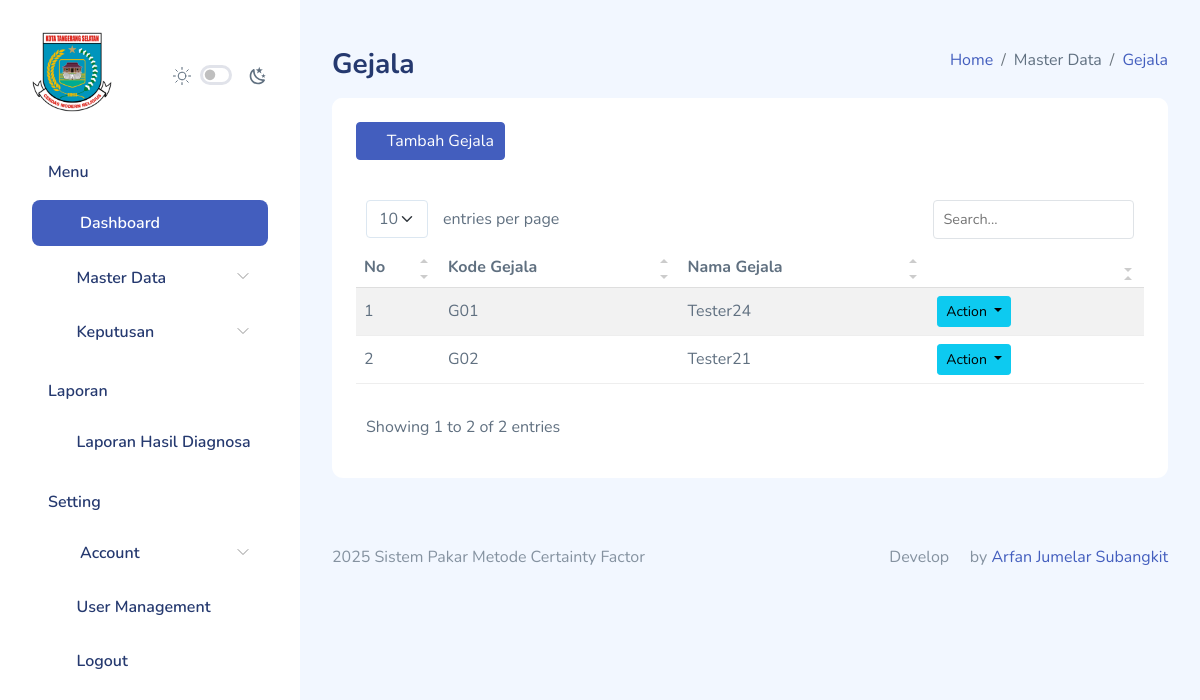
Before: /gejala/index.php (signed in) with the older database file.
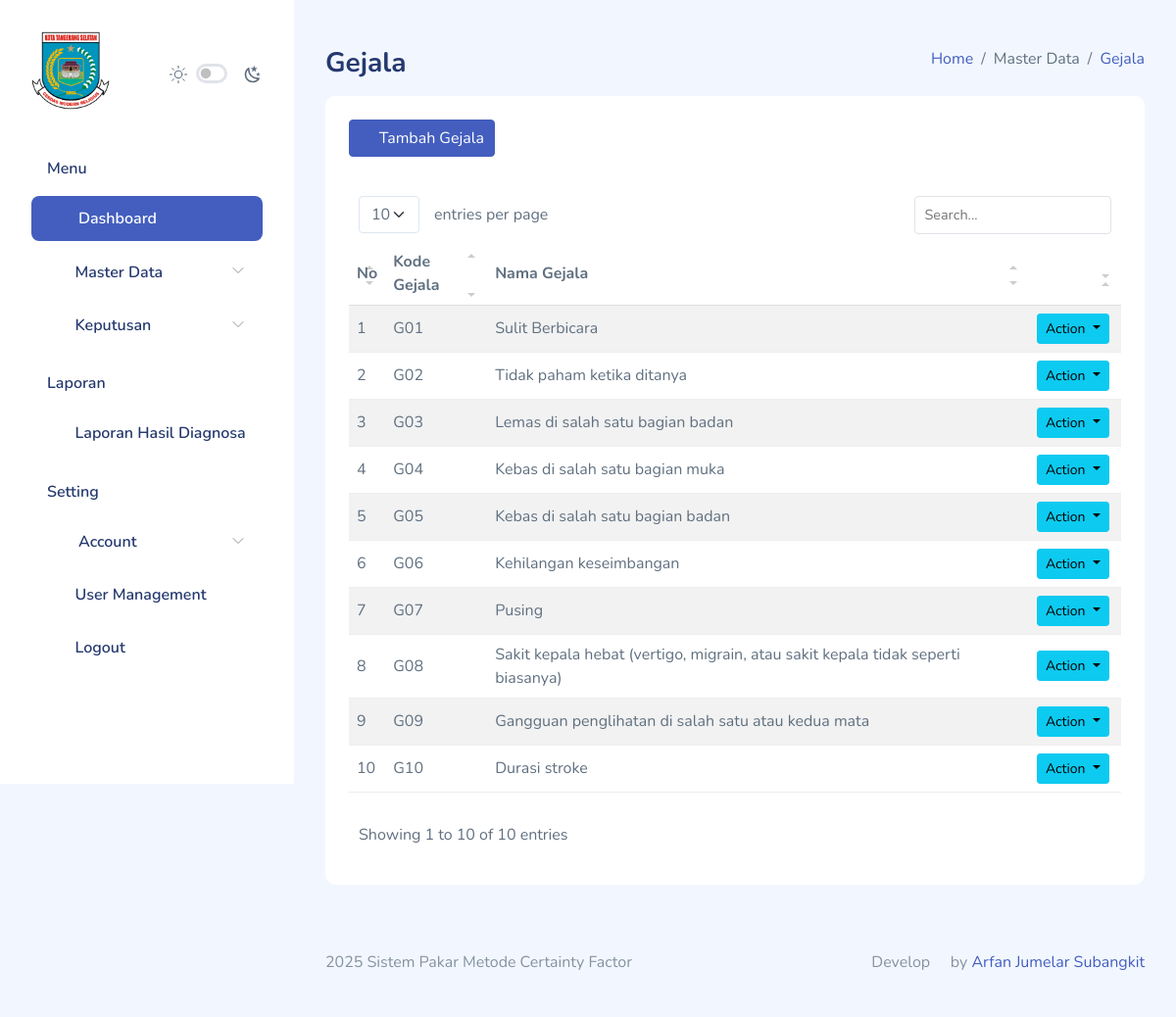
After: the same page with the newer database file.
### tables this page shows
CREATE TABLE `gejala` (
  `id_gejala` int(11) NOT NULL,
  `kode_gejala` varchar(5) NOT NULL,
  `nama_gejala` varchar(250) NOT NULL,
  `created_at` timestamp NOT NULL DEFAULT current_timestamp(),
  `updated_at` timestamp NULL DEFAULT NULL
);

### functions.php (called while the page is built, shortened)
<?php
$db = mysqli_connect("localhost", "root", "", "dev-arfan");
function query($query)
{
    global $db;
    $result = mysqli_query($db, $query);
    $rows = [];
    if ($result) {
        if (mysqli_num_rows($result) > 0) {
            while ($row = mysqli_fetch_assoc($result)) {
                $rows[] = $row;
            }
        }
    } else {
        echo "Error: " . mysqli_error($db);
    }
    return $rows;
}

### gejala/index.php (the view, shortened to what this page needs)
<?php
$gejala = query("SELECT * FROM gejala");
?>
<!DOCTYPE html>
<html lang="en">
<head>
    <link rel="stylesheet" href="../assets/extensions/simple-datatables/style.css">
    <link rel="stylesheet" href="../assets/compiled/css/table-datatable.css">
    <link rel="stylesheet" href="../assets/compiled/css/app.css">
    <link rel="stylesheet" href="../assets/compiled/css/app-dark.css">
    <link rel="stylesheet" href="../assets/compiled/css/iconly.css">
    <link rel="stylesheet" href="../assets/extensions/@fortawesome/fontawesome-free/css/all.min.css">
</head>
<body>
    <div id="app">
        <?php require_once '../partials/sidebar.php'; ?>
        <div id="main">
            <div class="page-heading">
                <div class="page-title">
                    <div class="row">
                        <div class="col-12 col-md-6 order-md-1 order-last mb-2">
                            <h3>Gejala</h3>
                        </div>
                        <div class="col-12 col-md-6 order-md-2 order-first">
                            <nav aria-label="breadcrumb" class="breadcrumb-header float-start float-lg-end">
                                <ol class="breadcrumb">
                                    <li class="breadcrumb-item"><a href="../dashboard">Home</a></li>
                                    <li class="breadcrumb-item">Master Data</li>
                                    <li class="breadcrumb-item active" aria-current="page"><a href="">Gejala</a></li>
                                </ol>
                            </nav>
                        </div>
                    </div>
                </div>
                <section class="section">
                    <div class="card">
                        <div class="card-header">
                            <h5 class="card-title">
                                <a href="add_gejala.php" class="btn icon icon-left btn-primary"><i class="fa fa-plus"></i> Tambah Gejala</a>
                            </h5>
                        </div>
                        <div class="card-body">
                            <table class="table table-striped" id="table1">
                                <thead>
                                    <tr>
                                        <th>No</th>
                                        <th>Kode Gejala</th>
                                        <th>Nama Gejala</th>
                                        <th></th>
                                    </tr>
                                </thead>
                                <tbody>
                                    <?php foreach ($gejala as $i => $g): ?>
                                        <tr>
                                            <td><?= $i + 1; ?></td>
                                            <td><?= $g["kode_gejala"]; ?></td>
                                            <td><?= $g["nama_gejala"]; ?></td>
                                            <td>
                                                <div class="dropdown">
                                                    <button class="btn btn-sm btn-info dropdown-toggle me-1" type="button"
                                                        id="dropdownMenuButton3" data-bs-toggle="dropdown" aria-haspopup="true"
                                                        aria-expanded="false">
                                                        Action
                                                    </button>
                                                </div>
                                            </td>
                                        </tr>
                                    <?php endforeach; ?>
                                </tbody>
                            </table>
                        </div>
                    </div>
                </section>
            </div>
            <?php require_once '../partials/footer.php'; ?>
        </div>
    </div>
</body>
</html>

### partials/sidebar.php (shortened to what this page needs)
<?php
$current_page = basename($_SERVER['REQUEST_URI']);
$master_data_pages = ['data_pasien', 'gejala', 'jenis_stroke', 'rule'];
$keputusan = ['keputusan'];
$settings_page = ['profile', 'change_password'];
$id = $_SESSION["id"];
$user = query("SELECT * FROM users WHERE id = $id")[0];
?>
<div id="sidebar">
    <div class="sidebar-wrapper active">
        <div class="sidebar-header position-relative">
            <div class="d-flex justify-content-between align-items-center">
                <div class="logo">
                    <a href="../dashboard"><img src="../assets/static/images/logo/logoDinkes.png" style="width: 80px; height: 80px;" alt="Logo" srcset=""></a>
                </div>
                <div class="theme-toggle d-flex gap-2  align-items-center mt-2">
                    <div class="form-check form-switch fs-6">
                        <input class="form-check-input  me-0" type="checkbox" id="toggle-dark" style="cursor: pointer">
                    </div>
                </div>
            </div>
        </div>
        <div class="sidebar-menu">
            <ul class="menu">
                <li class="sidebar-title">Menu</li>
                <li class="sidebar-item <?= ($current_page == 'dashboard' || $current_page == 'index.php') ? 'active' : '' ?> ">
                    <a href="../dashboard" class='sidebar-link'>
                        <i class="bi bi-grid-fill"></i>
                        <span>Dashboard</span>
                    </a>
                </li>
                <li class="sidebar-item <?= (in_array($current_page, $master_data_pages)) ? 'active' : '' ?>  has-sub">
                    <a href="#" class='sidebar-link <?= (in_array($current_page, $master_data_pages)) ? 'submenu-open' : '' ?>'>
                        <i class="fa fa-edit"></i>
                        <span>Master Data</span>
                    </a>
                </li>
                <li class="sidebar-item <?= (in_array($current_page, $keputusan)) ? 'active' : '' ?> has-sub">
                    <a href="#" class='sidebar-link <?= (in_array($current_page, $keputusan)) ? 'submenu-open' : '' ?>'>
                        <i class="fa fa-cogs"></i>
                        <span>Keputusan</span>
                    </a>
                </li>
                <li class="sidebar-title">Laporan</li>
                <li class="sidebar-item <?= ($current_page == 'hasil_diagnosa' ? 'active' : '') ?>">
                    <a href="../hasil_diagnosa" class='sidebar-link'>
                        <i class="fa fa-file-invoice"></i>
                        <span>Laporan Hasil Diagnosa</span>
                    </a>
                </li>
                <li class="sidebar-title">Setting</li>
                <li class="sidebar-item <?= (in_array($current_page, $settings_page)) ? 'active' : '' ?> has-sub">
                    <a href="#" class='sidebar-link <?= (in_array($current_page, $settings_page)) ? 'submenu-open' : '' ?>'>
                        <i class="bi bi-person-circle"></i>
                        <span>Account</span>
                    </a>
                </li>
                <?php if ($user['role'] == 'Admin') : ?>
                    <li class="sidebar-item <?= ($current_page == 'user_management' ? 'active' : '') ?>">
                        <a href="../user_management" class="sidebar-link">
                            <i class="fa fa-user-cog"></i>
                            <span>User Management</span>
                        </a>
                    </li>
                <?php endif; ?>
                <li class="sidebar-item">
                    <a href="../logout" class="sidebar-link tombol-logout">
                        <i class="fa fa-sign-out-alt"></i>
                        <span>Logout</span>
                    </a>
                </li>
            </ul>
        </div>
    </div>
</div>

### partials/footer.php
<footer>
    <div class="footer clearfix mb-0 text-muted">
        <div class="float-start">
            <p><?php echo date('Y', strtotime('now')); ?> Sistem Pakar Metode Certainty Factor</p>
        </div>
        <div class="float-end">
            <p>Develop <span class="text-danger"><i class="bi bi-heart-fill icon-mid"></i></span>
                by <a href="https://www.instagram.com/arfanjumelar">Arfan Jumelar Subangkit</a></p>
        </div>
    </div>
</footer>

### assets/extensions/simple-datatables/style.css (style rules this page uses)
.dataTable-table { max-width: 100%; width: 100%; border-spacing: 0; border-collapse: separate; }
.dataTable-table > tbody > tr > td, .dataTable-table > tbody > tr > th, .dataTable-table > tfoot > tr > td, .dataTable-table > tfoot > tr > th, .dataTable-table > thead > tr > td, .dataTable-table > thead > tr > th { vertical-align: top; padding: 8px 10px; }
.dataTable-table > thead > tr > th { vertical-align: bottom; text-align: left; border-bottom: 1px solid #d9d9d9; }
.dataTable-table th { vertical-align: bottom; text-align: left; }

Changed rows visible on the page:
changed gejala: nama_gejala "Tester24" → "Sulit Berbicara"
changed gejala: nama_gejala "Tester21" → "Tidak paham ketika ditanya"
added gejala: kode_gejala "G03", nama_gejala "Lemas di salah satu bagian badan"
added gejala: kode_gejala "G04", nama_gejala "Kebas di salah satu bagian muka"
added gejala: kode_gejala "G05", nama_gejala "Kebas di salah satu bagian badan"
added gejala: kode_gejala "G06", nama_gejala "Kehilangan keseimbangan"
added gejala: kode_gejala "G07", nama_gejala "Pusing"
added gejala: kode_gejala "G08", nama_gejala "Sakit kepala hebat (vertigo, migrain, atau sakit kepala tidak seperti biasanya)"
added gejala: kode_gejala "G09", nama_gejala "Gangguan penglihatan di salah satu atau kedua mata"
added gejala: kode_gejala "G10", nama_gejala "Durasi stroke"
Other visible differences:
text written by a page script: "entries per page Showing 1 to 2 of 2 entries" → "entries per page Showing 1 to 10 of 10 entries"
